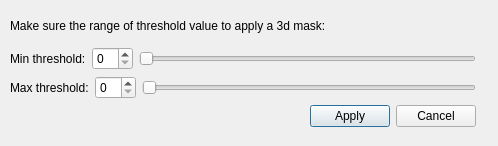
<?xml version="1.0" encoding="UTF-8"?>
<ui version="4.0">
 <class>thresholdValueDialog</class>
 <widget class="QDialog" name="thresholdValueDialog">
  <property name="geometry">
   <rect>
    <x>0</x>
    <y>0</y>
    <width>498</width>
    <height>146</height>
   </rect>
  </property>
  <property name="windowTitle">
   <string>Create 3D Mask</string>
  </property>
  <widget class="QWidget" name="layoutWidget">
   <property name="geometry">
    <rect>
     <x>10</x>
     <y>11</y>
     <width>466</width>
     <height>116</height>
    </rect>
   </property>
   <layout class="QVBoxLayout" name="verticalLayout">
    <item>
     <widget class="QLabel" name="tipLabel">
      <property name="text">
       <string>Make sure the range of threshold value to apply a 3d mask:</string>
      </property>
     </widget>
    </item>
    <item>
     <layout class="QHBoxLayout" name="horizontalLayout">
      <item>
       <widget class="QLabel" name="minLabel">
        <property name="text">
         <string>Min threshold:</string>
        </property>
       </widget>
      </item>
      <item>
       <widget class="QSpinBox" name="minThresholdSpinBox"/>
      </item>
      <item>
       <widget class="QSlider" name="minThresholdSlider">
        <property name="orientation">
         <enum>Qt::Horizontal</enum>
        </property>
       </widget>
      </item>
     </layout>
    </item>
    <item>
     <layout class="QHBoxLayout" name="horizontalLayout_2">
      <item>
       <widget class="QLabel" name="maxLabel">
        <property name="text">
         <string>Max threshold:</string>
        </property>
       </widget>
      </item>
      <item>
       <widget class="QSpinBox" name="maxThresholdSpinBox"/>
      </item>
      <item>
       <widget class="QSlider" name="maxThresholdSlider">
        <property name="orientation">
         <enum>Qt::Horizontal</enum>
        </property>
       </widget>
      </item>
     </layout>
    </item>
    <item>
     <layout class="QHBoxLayout" name="horizontalLayout_3">
      <item>
       <spacer name="horizontalSpacer">
        <property name="orientation">
         <enum>Qt::Horizontal</enum>
        </property>
        <property name="sizeHint" stdset="0">
         <size>
          <width>40</width>
          <height>20</height>
         </size>
        </property>
       </spacer>
      </item>
      <item>
       <widget class="QPushButton" name="applyButton">
        <property name="text">
         <string>Apply</string>
        </property>
       </widget>
      </item>
      <item>
       <widget class="QPushButton" name="cancelButton">
        <property name="text">
         <string>Cancel</string>
        </property>
       </widget>
      </item>
     </layout>
    </item>
   </layout>
  </widget>
 </widget>
 <resources/>
 <connections/>
</ui>
